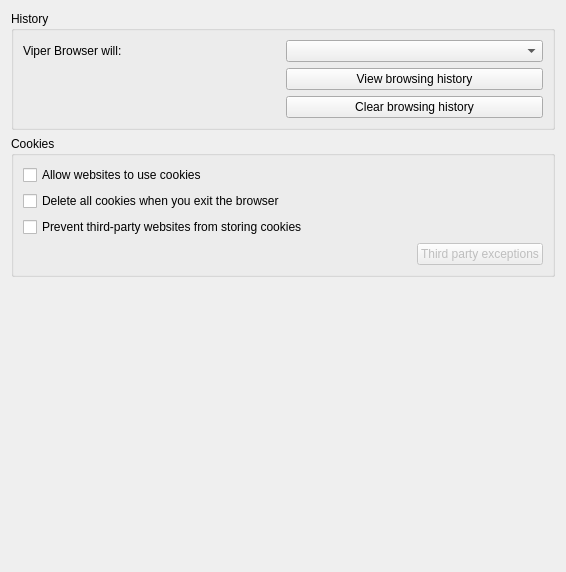
<?xml version="1.0" encoding="UTF-8"?>
<ui version="4.0">
 <class>PrivacyTab</class>
 <widget class="QWidget" name="PrivacyTab">
  <property name="geometry">
   <rect>
    <x>0</x>
    <y>0</y>
    <width>566</width>
    <height>572</height>
   </rect>
  </property>
  <property name="windowTitle">
   <string>Form</string>
  </property>
  <layout class="QVBoxLayout" name="verticalLayout">
   <item>
    <widget class="QGroupBox" name="groupBoxHistory">
     <property name="title">
      <string>History</string>
     </property>
     <layout class="QGridLayout" name="gridLayout">
      <item row="0" column="1">
       <widget class="QComboBox" name="comboBoxHistoryOptions"/>
      </item>
      <item row="0" column="0">
       <widget class="QLabel" name="labelHistory">
        <property name="text">
         <string>Viper Browser will:</string>
        </property>
        <property name="alignment">
         <set>Qt::AlignLeading|Qt::AlignLeft|Qt::AlignVCenter</set>
        </property>
       </widget>
      </item>
      <item row="1" column="1">
       <widget class="QPushButton" name="pushButtonViewHistory">
        <property name="text">
         <string>View browsing history</string>
        </property>
       </widget>
      </item>
      <item row="2" column="1">
       <widget class="QPushButton" name="pushButtonClearHistory">
        <property name="text">
         <string>Clear browsing history</string>
        </property>
       </widget>
      </item>
     </layout>
    </widget>
   </item>
   <item>
    <widget class="QGroupBox" name="groupBoxCookies">
     <property name="title">
      <string>Cookies</string>
     </property>
     <layout class="QVBoxLayout" name="verticalLayout_2">
      <item>
       <widget class="QCheckBox" name="checkBoxAllowCookies">
        <property name="text">
         <string>Allow websites to use cookies</string>
        </property>
       </widget>
      </item>
      <item>
       <widget class="QCheckBox" name="checkBoxRemoveCookiesOnExit">
        <property name="text">
         <string>Delete all cookies when you exit the browser</string>
        </property>
       </widget>
      </item>
      <item>
       <widget class="QCheckBox" name="checkBoxBlockThirdParties">
        <property name="text">
         <string>Prevent third-party websites from storing cookies</string>
        </property>
       </widget>
      </item>
      <item alignment="Qt::AlignRight">
       <widget class="QPushButton" name="pushButtonThirdPartyExceptions">
        <property name="enabled">
         <bool>false</bool>
        </property>
        <property name="maximumSize">
         <size>
          <width>200</width>
          <height>16777215</height>
         </size>
        </property>
        <property name="text">
         <string>Third party exceptions</string>
        </property>
       </widget>
      </item>
     </layout>
    </widget>
   </item>
   <item>
    <spacer name="verticalSpacer">
     <property name="orientation">
      <enum>Qt::Vertical</enum>
     </property>
     <property name="sizeHint" stdset="0">
      <size>
       <width>20</width>
       <height>40</height>
      </size>
     </property>
    </spacer>
   </item>
  </layout>
 </widget>
 <resources/>
 <connections/>
</ui>
